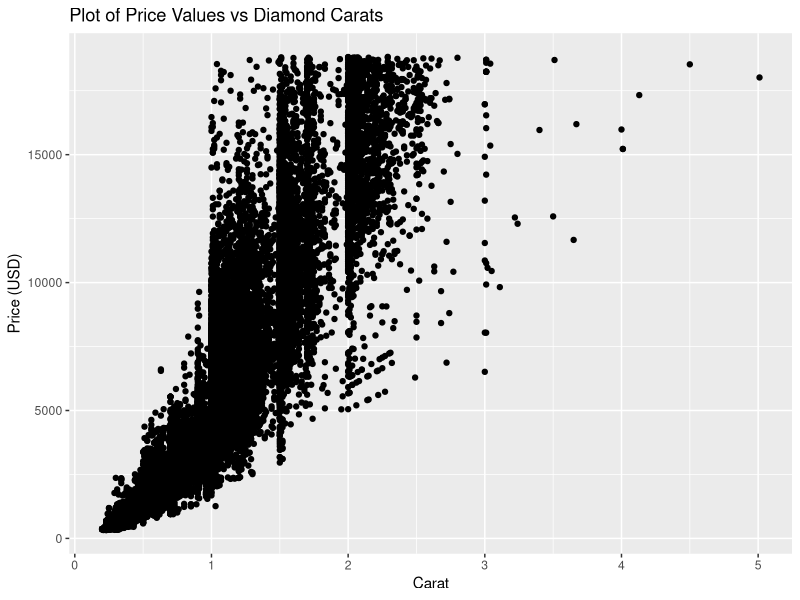
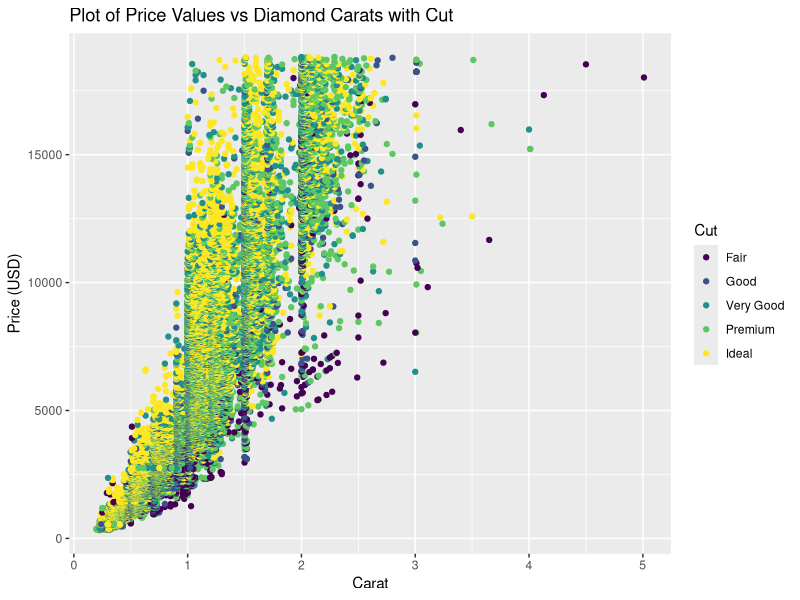

Generate these figures, in order, with R:
## ---- chunk 1
library(tidyverse)
## ---- chunk 2
## Plot `price` vs `carat` below
diamonds %>%
  ggplot(aes(carat, price)) +
  geom_point() +
  labs(
    title = "Plot of Price Values vs Diamond Carats",
    x = "Carat",
    y = "Price (USD)"
  )

## ---- chunk 3
## Plot `price`, `carat`, and `cut` below
diamonds %>%
  ggplot(aes(carat, price, color = cut)) +
  geom_point() +
  labs(
    title = "Plot of Price Values vs Diamond Carats with Cut",
    x = "Carat",
    y = "Price (USD)",
    color = "Cut"
  )

